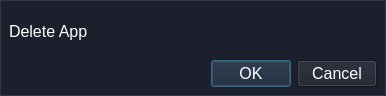
<?xml version="1.0" encoding="UTF-8"?>
<ui version="4.0">
 <class>MainWindow</class>
 <widget class="QMainWindow" name="MainWindow">
  <property name="geometry">
   <rect>
    <x>0</x>
    <y>0</y>
    <width>386</width>
    <height>96</height>
   </rect>
  </property>
  <property name="windowTitle">
   <string>MainWindow</string>
  </property>
  <widget class="QWidget" name="centralwidget">
   <property name="styleSheet">
    <string notr="true">
*{
	background: #1b202c;
	color: #fff;
	font-size: 16px;
}
 

#centralwidget{
	border: 1px  solid  rgb(49, 54, 72);
}



QFrame{ 
    border: 0px solid;
}

QLabel{
	min-width: 100px;
}

</string>
   </property>
   <layout class="QVBoxLayout" name="verticalLayout">
    <item>
     <widget class="QLabel" name="label">
      <property name="text">
       <string>Delete App</string>
      </property>
     </widget>
    </item>
    <item>
     <widget class="QDialogButtonBox" name="buttonBox">
      <property name="cursor">
       <cursorShape>PointingHandCursor</cursorShape>
      </property>
      <property name="standardButtons">
       <set>QDialogButtonBox::Cancel|QDialogButtonBox::Ok</set>
      </property>
     </widget>
    </item>
   </layout>
  </widget>
 </widget>
 <resources/>
 <connections/>
</ui>
